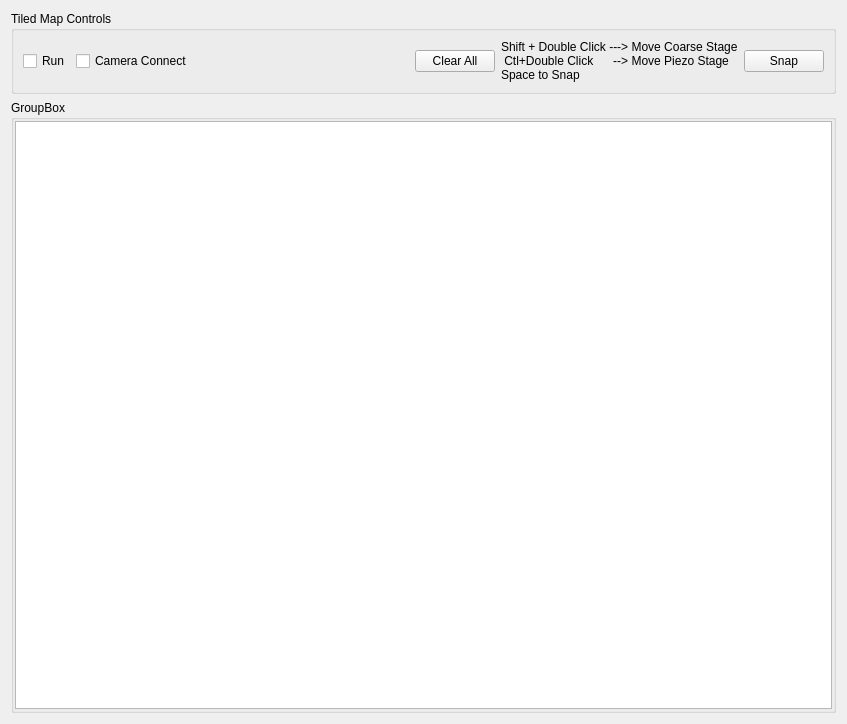
<?xml version="1.0" encoding="UTF-8"?>
<ui version="4.0">
 <class>Form</class>
 <widget class="QWidget" name="Form">
  <property name="geometry">
   <rect>
    <x>0</x>
    <y>0</y>
    <width>847</width>
    <height>724</height>
   </rect>
  </property>
  <property name="windowTitle">
   <string>Form</string>
  </property>
  <layout class="QGridLayout" name="gridLayout_3">
   <item row="0" column="0">
    <widget class="QGroupBox" name="ctrl_groupBox">
     <property name="title">
      <string>Tiled Map Controls</string>
     </property>
     <layout class="QGridLayout" name="gridLayout_2" columnstretch="0,1,0,0,0">
      <item row="0" column="4">
       <widget class="QPushButton" name="snap_pushButton">
        <property name="text">
         <string>Snap</string>
        </property>
       </widget>
      </item>
      <item row="0" column="3">
       <widget class="QLabel" name="instruction_label">
        <property name="text">
         <string>Shift + Double Click ---&gt; Move Coarse Stage
 Ctl+Double Click      --&gt; Move Piezo Stage
Space to Snap</string>
        </property>
       </widget>
      </item>
      <item row="0" column="0">
       <widget class="QCheckBox" name="run_checkBox">
        <property name="text">
         <string>Run</string>
        </property>
       </widget>
      </item>
      <item row="0" column="2">
       <widget class="QPushButton" name="clear_all_pushButton">
        <property name="text">
         <string>Clear All</string>
        </property>
       </widget>
      </item>
      <item row="0" column="1">
       <widget class="QCheckBox" name="camera_connect_checkBox">
        <property name="text">
         <string>Camera Connect</string>
        </property>
       </widget>
      </item>
     </layout>
    </widget>
   </item>
   <item row="1" column="0">
    <widget class="QGroupBox" name="plot_groupBox">
     <property name="title">
      <string>GroupBox</string>
     </property>
     <layout class="QGridLayout" name="gridLayout">
      <property name="leftMargin">
       <number>1</number>
      </property>
      <property name="topMargin">
       <number>1</number>
      </property>
      <property name="rightMargin">
       <number>1</number>
      </property>
      <property name="bottomMargin">
       <number>1</number>
      </property>
      <property name="spacing">
       <number>1</number>
      </property>
      <item row="0" column="0">
       <widget class="GraphicsLayoutWidget" name="graph_layout"/>
      </item>
     </layout>
    </widget>
   </item>
  </layout>
 </widget>
 <customwidgets>
  <customwidget>
   <class>GraphicsLayoutWidget</class>
   <extends>QGraphicsView</extends>
   <header>pyqtgraph</header>
  </customwidget>
 </customwidgets>
 <resources/>
 <connections/>
</ui>
